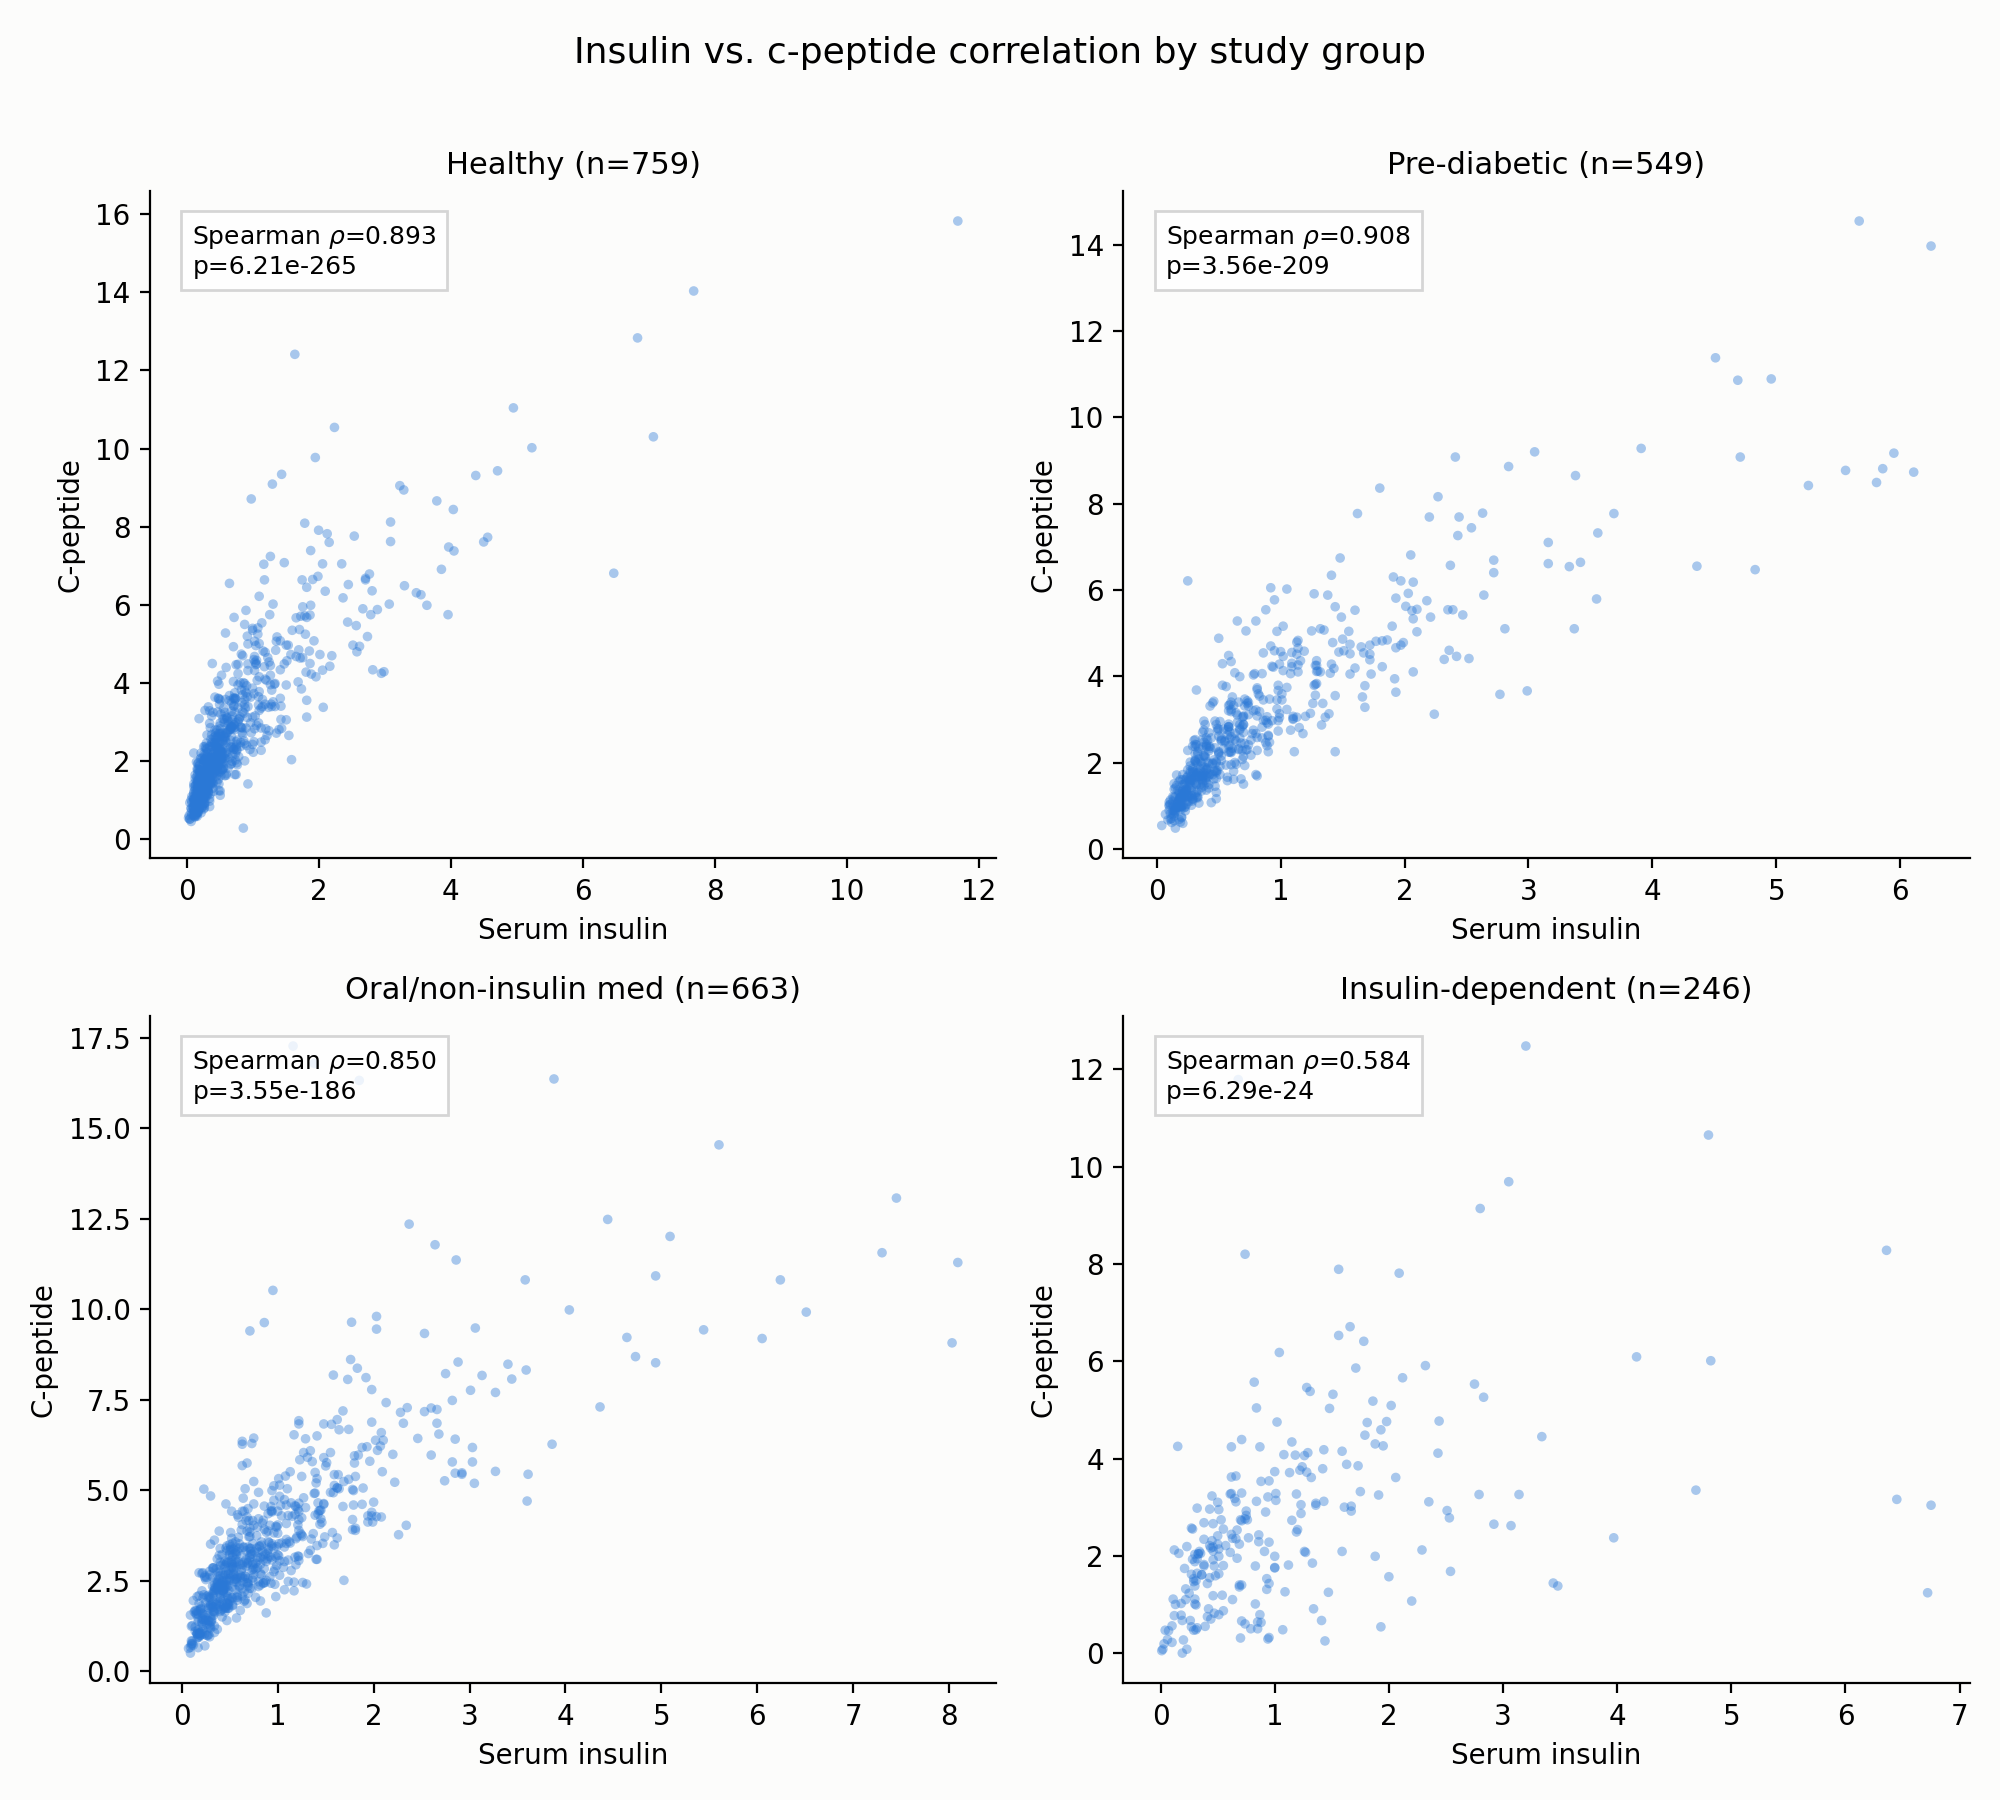

Write the Python code that produced this figure.
"""
Scatter plots of serum insulin vs. c-peptide, one panel per study_group, with
Spearman rank correlation (rho) and its p-value annotated on each panel.
Spearman (not Pearson) is used since it doesn't assume a linear relationship
or normally-distributed variables -- just monotonic association. Uses every
participant (train+test combined) since nothing is being fit.
"""
import os
import sys

import matplotlib.pyplot as plt
from scipy.stats import spearmanr

sys.path.insert(0, os.path.dirname(os.path.dirname(os.path.abspath(__file__))))
from ablation_common import CPEPTIDE_COL, INSULIN_COL, load_data

STUDY_GROUPS = [
    "healthy",
    "pre_diabetes_lifestyle_controlled",
    "oral_medication_and_or_non_insulin_injectable_medication_controlled",
    "insulin_dependent",
]
GROUP_LABELS = {
    "healthy": "Healthy",
    "pre_diabetes_lifestyle_controlled": "Pre-diabetic",
    "oral_medication_and_or_non_insulin_injectable_medication_controlled": "Oral/non-insulin med",
    "insulin_dependent": "Insulin-dependent",
}

df = load_data()
df = df.dropna(subset=[INSULIN_COL, CPEPTIDE_COL])

fig, axes = plt.subplots(2, 2, figsize=(10, 9), facecolor="#fcfcfb")
for ax, group in zip(axes.flat, STUDY_GROUPS):
    sub = df[df["study_group"] == group]
    rho, p = spearmanr(sub[INSULIN_COL], sub[CPEPTIDE_COL])

    ax.set_facecolor("#fcfcfb")
    ax.scatter(sub[INSULIN_COL], sub[CPEPTIDE_COL], s=12, alpha=0.4, color="#2a78d6", edgecolors="none")
    ax.set_xlabel("Serum insulin")
    ax.set_ylabel("C-peptide")
    ax.set_title(f"{GROUP_LABELS[group]} (n={len(sub)})", fontsize=11)
    ax.text(
        0.05, 0.95, f"Spearman $\\rho$={rho:.3f}\np={p:.2e}",
        transform=ax.transAxes, va="top", fontsize=9,
        bbox=dict(facecolor="white", edgecolor="#ccc", alpha=0.8),
    )
    for spine in ["top", "right"]:
        ax.spines[spine].set_visible(False)
    print(f"{group:75s} rho={rho:.3f}  p={p:.2e}  n={len(sub)}")

fig.suptitle("Insulin vs. c-peptide correlation by study group", fontsize=13)
fig.tight_layout(rect=[0, 0, 1, 0.97])
fig.savefig(
    os.path.join(os.path.dirname(os.path.abspath(__file__)), "insulin_cpeptide_correlation.png"),
    dpi=200, facecolor=fig.get_facecolor(),
)
